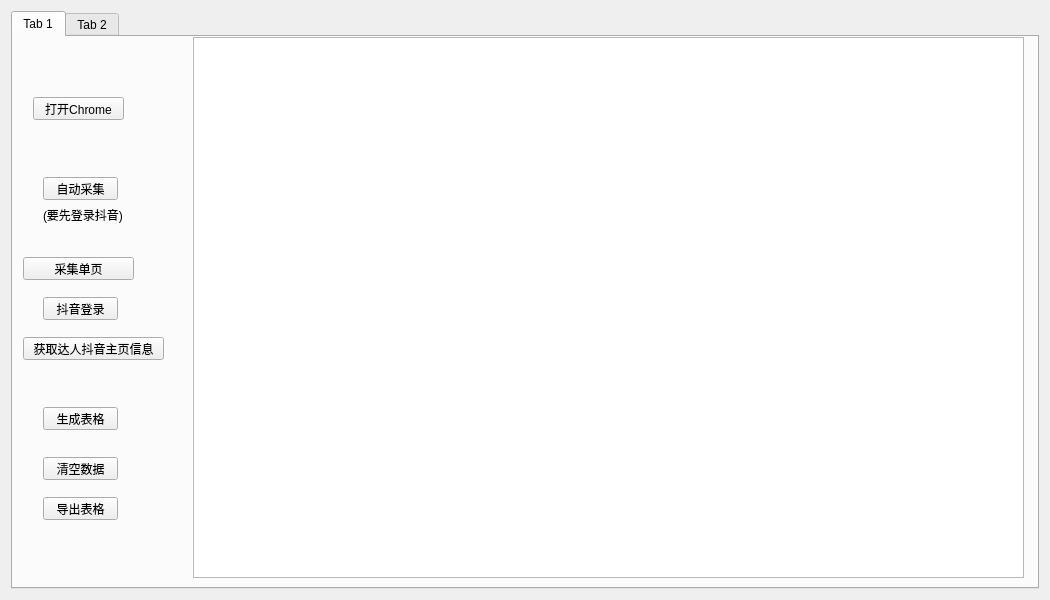
<?xml version="1.0" encoding="UTF-8"?>
<ui version="4.0">
 <class>Widget</class>
 <widget class="QWidget" name="Widget">
  <property name="geometry">
   <rect>
    <x>0</x>
    <y>0</y>
    <width>1050</width>
    <height>600</height>
   </rect>
  </property>
  <property name="windowTitle">
   <string>Widget</string>
  </property>
  <layout class="QHBoxLayout" name="horizontalLayout_2">
   <item>
    <widget class="QTabWidget" name="tabWidget">
     <property name="sizePolicy">
      <sizepolicy hsizetype="Preferred" vsizetype="Expanding">
       <horstretch>0</horstretch>
       <verstretch>0</verstretch>
      </sizepolicy>
     </property>
     <widget class="QWidget" name="tab">
      <attribute name="title">
       <string>Tab 1</string>
      </attribute>
      <widget class="QPushButton" name="pushButton">
       <property name="geometry">
        <rect>
         <x>20</x>
         <y>60</y>
         <width>91</width>
         <height>23</height>
        </rect>
       </property>
       <property name="text">
        <string>打开Chrome</string>
       </property>
      </widget>
      <widget class="QPushButton" name="pushButton_2">
       <property name="geometry">
        <rect>
         <x>10</x>
         <y>220</y>
         <width>111</width>
         <height>23</height>
        </rect>
       </property>
       <property name="text">
        <string>采集单页</string>
       </property>
      </widget>
      <widget class="QPushButton" name="pushButton_3">
       <property name="geometry">
        <rect>
         <x>10</x>
         <y>300</y>
         <width>141</width>
         <height>23</height>
        </rect>
       </property>
       <property name="text">
        <string>获取达人抖音主页信息</string>
       </property>
      </widget>
      <widget class="QPushButton" name="pushButton_4">
       <property name="geometry">
        <rect>
         <x>30</x>
         <y>420</y>
         <width>75</width>
         <height>23</height>
        </rect>
       </property>
       <property name="text">
        <string>清空数据</string>
       </property>
      </widget>
      <widget class="QPushButton" name="pushButton_5">
       <property name="geometry">
        <rect>
         <x>30</x>
         <y>260</y>
         <width>75</width>
         <height>23</height>
        </rect>
       </property>
       <property name="text">
        <string>抖音登录</string>
       </property>
      </widget>
      <widget class="QTableWidget" name="tableWidget">
       <property name="geometry">
        <rect>
         <x>180</x>
         <y>0</y>
         <width>831</width>
         <height>541</height>
        </rect>
       </property>
      </widget>
      <widget class="QPushButton" name="pushButton_6">
       <property name="geometry">
        <rect>
         <x>30</x>
         <y>370</y>
         <width>75</width>
         <height>23</height>
        </rect>
       </property>
       <property name="text">
        <string>生成表格</string>
       </property>
      </widget>
      <widget class="QPushButton" name="pushButton_7">
       <property name="geometry">
        <rect>
         <x>30</x>
         <y>460</y>
         <width>75</width>
         <height>23</height>
        </rect>
       </property>
       <property name="text">
        <string>导出表格</string>
       </property>
      </widget>
      <widget class="QPushButton" name="pushButton_8">
       <property name="geometry">
        <rect>
         <x>30</x>
         <y>140</y>
         <width>75</width>
         <height>23</height>
        </rect>
       </property>
       <property name="text">
        <string>自动采集</string>
       </property>
      </widget>
      <widget class="QLabel" name="label">
       <property name="geometry">
        <rect>
         <x>30</x>
         <y>170</y>
         <width>101</width>
         <height>16</height>
        </rect>
       </property>
       <property name="text">
        <string>(要先登录抖音)</string>
       </property>
      </widget>
     </widget>
     <widget class="QWidget" name="tab_2">
      <attribute name="title">
       <string>Tab 2</string>
      </attribute>
     </widget>
    </widget>
   </item>
  </layout>
 </widget>
 <resources/>
 <connections/>
</ui>
